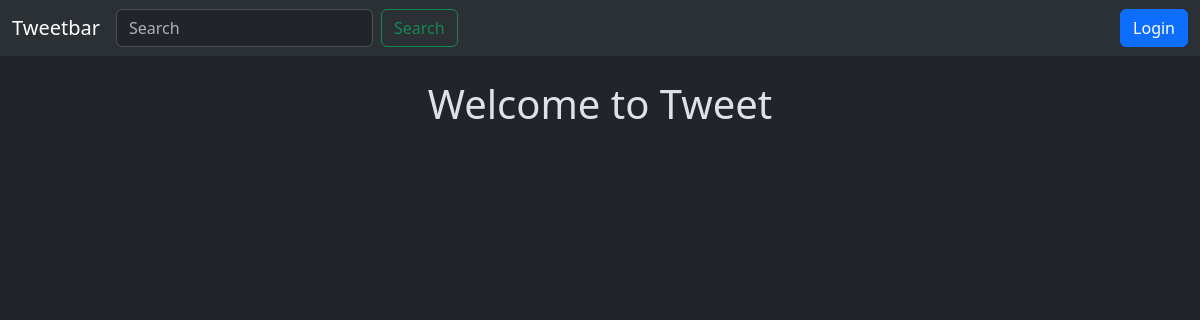
The page /tweet/ on the database as committed earlier.
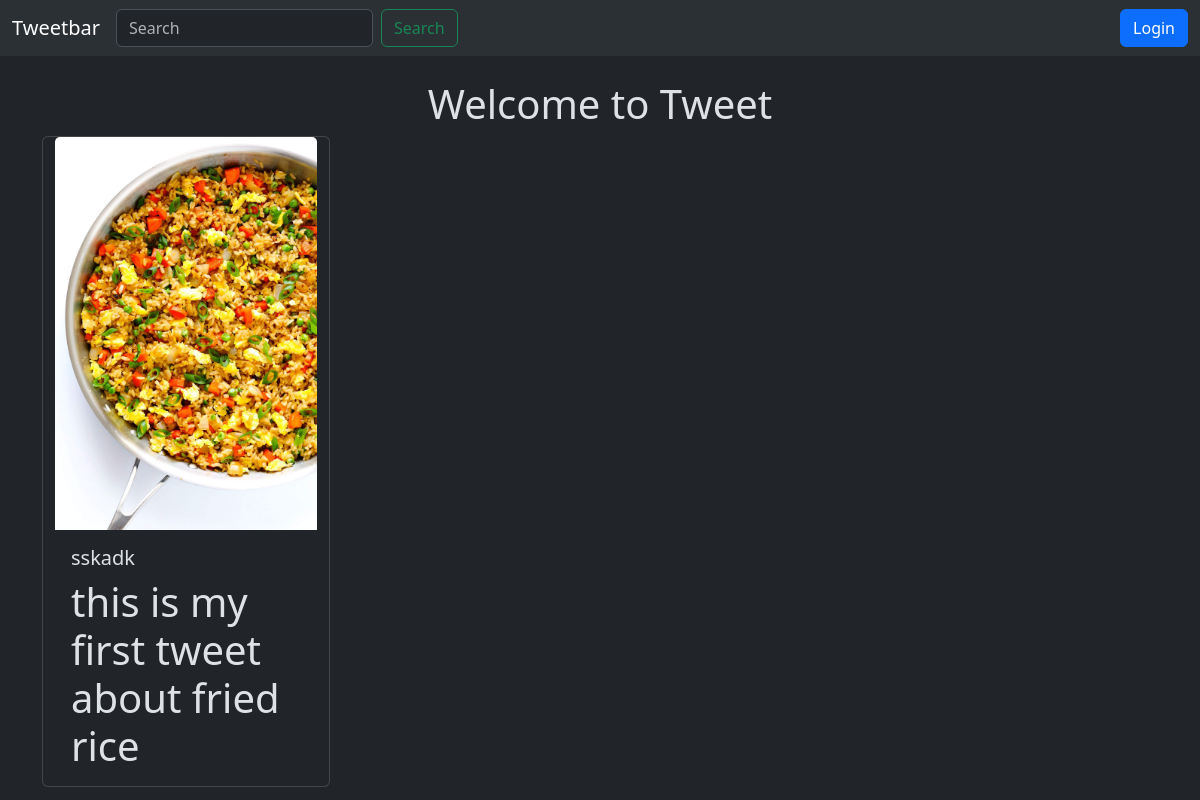
The same page on the database as committed later.
### tweet/models.py (models this page shows, shortened)
class Tweet(models.Model):
    user = models.ForeignKey(User, on_delete=models.CASCADE)
    text = models.TextField(max_length=240)
    photo = models.ImageField(upload_to='photos/', blank=True, null=True)
    created_at = models.DateTimeField(auto_now_add=True)
    updated_at = models.DateTimeField(auto_now=True)

### tweet/views.py (the view)
# urls.py: path('', views.tweet_list, name='tweet_list'),
def tweet_list(request):
    tweets = Tweet.objects.all().order_by('-created_at')
    return render(request, 'tweet_list.html', {'tweets':tweets})

### tweet/templates/tweet_list.html (shortened to what this page needs)
{% extends "layout.html" %}
{% block content %}
 <h1 class="text-center mt-4">Welcome to Tweet<h1>
<div class ="container row gap-3">
    {% for tweet in tweets %}
    <div class="card" style="width: 18rem;">
        <img src="{{tweet.photo.url}}" class="card-img-top" alt="...">
        <div class="card-body">
            <h5 class="card-title">{{tweet.user.username}}</h5>
            <p class="card-text">{{tweet.text}}</p>
        </div>
    </div>
    {% endfor %}
</div>
{% endblock %}

Rows that differ between the two databases and show on the page:
added Tweet: photo (picture), user.username "sskadk", text "this is my first tweet about fried rice"
